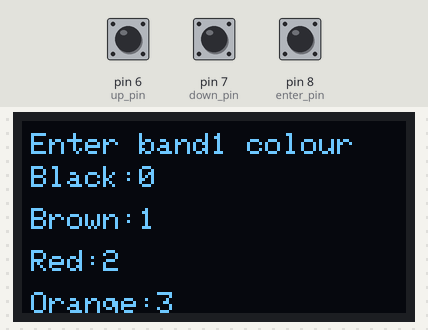
This sketch was run on a simulated Arduino Uno, built with avr-gcc and run on an emulated ATmega328P. Shown: 128×64 one-colour display. The inputs (shaded band) are chosen by the test bench; at power-on: pin 7 (down_pin) HIGH, pin 6 (up_pin) HIGH, pin 8 (enter_pin) HIGH. The display library's start-up logo is not drawn; what the sketch prints to the serial monitor is not drawn.

Above: at 1.7 s.
1.8 s: pin 7 (down_pin) pulled LOW for 1 s
At 4.1 s:
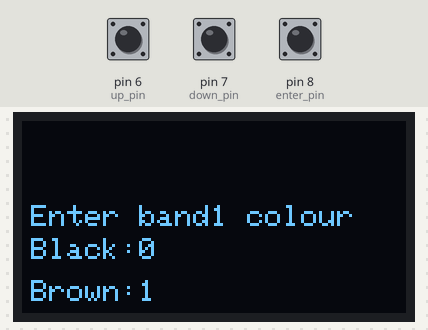
4.3 s: pin 7 (down_pin) pulled LOW for 0.15 s
At 5.8 s:
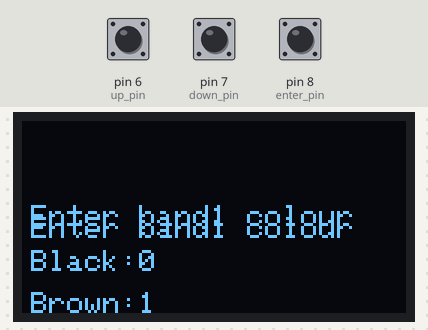
6.6 s: pin 7 (down_pin) pulsed LOW 5 times (0.12 s each, 0.3 s apart)
At 9.2 s:
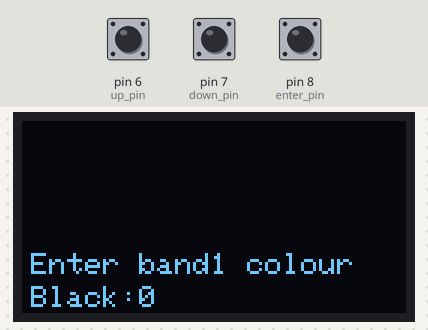
9.9 s: pin 7 (down_pin) pulsed LOW 2 times (0.12 s each, 0.3 s apart)
At 10.7 s:
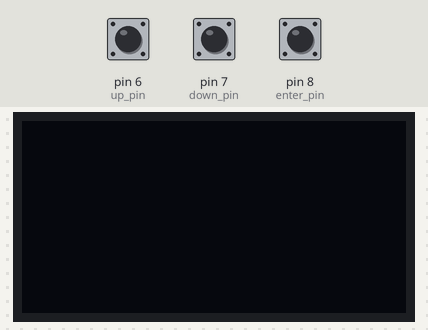
Timing chart, 0 to 12.9 s (numbered marks = the images above; inputs shaded):
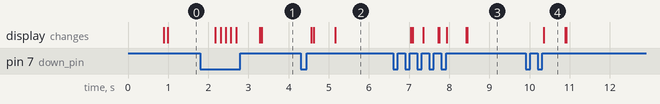

Measured:
- after the input at 1.8 s, the display: first changes after 0.38 s (image 1 shows a later state)
- after the input at 4.3 s, the display: first changes after 0.27 s (image 2 shows a later state)
- after the input at 6.6 s, the display: first changes after 0.44 s (image 3 shows a later state)
- after the input at 9.9 s, the display: changes after 0.45 s (image 4)
- what the display in image 4 shows lasts 0.5 s, from 10.4 s to 10.9 s

The sketch:

Resistor_LCD_unfinished.ino
```cpp
//#include <SPI.h>
#include <Wire.h>
#include <Adafruit_GFX.h>
#include <Adafruit_SSD1306.h>

// Canvas size
const int x = 128;
const int y = 64;
const int reset = -1;
String band1="Enter band1 colour",band2="Enter band2 colour",band3="Enter band3 colour";
// Create display
Adafruit_SSD1306 display(x, y, &Wire, reset);
#define up_pin 6
#define down_pin 7
#define enter_pin 8
int y_axix[]={4,15,29,43,57,71,85,99,113,127,141};
//int val[]={0,1,2,3,4,5,6,7,8,9};
int countn=1,num1,num2,num3,num=0,counterr=0;
String ret;
void setup() {
  Serial.begin(115200);
  pinMode(up_pin,INPUT_PULLUP);
  pinMode(down_pin,INPUT_PULLUP);
  pinMode(enter_pin,INPUT_PULLUP);
  if (!display.begin(SSD1306_SWITCHCAPVCC, 0x3C)) {
    Serial.println(F("SSD1306 allocation failed"));
    for (;;)
      ;  //Don't proceed,loop forever
  }
  display.display();
  delay(500);
  display.clearDisplay();
}
String bandd(){
  if(countn==1){
    ret=band1;
  }
  else if(countn==2){
    ret=band2;
  }
  else if(countn==3){
    ret=band3;
  }
  return ret;
}
/*void Rect(int a,int b,int width,int height){
  display.drawRect(a,b,width,height,WHITE);
  display.display();
}*/
void drawText(String text, int x, int y) {
  if(digitalRead(up_pin)==0 && num>3){delay(100);
    for(int i=0;i<=10;i++){
      y_axix[i]-=4;
    }
    //Serial.println("up_pin state="+String(digitalRead(up_pin)));
    display.clearDisplay();
  }
  else if(digitalRead(down_pin)==0 && num<3){delay(100);
    for(int i=0;i<=10;i++){
      y_axix[i]+=4;
      display.clearDisplay();
    } }
  display.setTextSize(1);       // Normal 1:1 pixel scale
  display.setTextColor(WHITE);  // Draw white text
  display.setCursor(x, y);      // Start at top-left corner
  display.println(text);
  display.display();
}
void sel_band(){
  drawText("Val:"+String(num),67,32);
  if(digitalRead(up_pin)==0 && num!=9){delay(200);
    num++;
    display.clearDisplay();
  }
  else if(digitalRead(down_pin)==0 && num!=0){delay(200);
    num--;
    display.clearDisplay();
    }
  if(digitalRead(enter_pin)==0 && countn==1){delay(200);
    countn++;num1=num;
  }
  else if(digitalRead(enter_pin)==0 && countn==2){delay(200);
    countn++;num2=num;
  }
  else if(digitalRead(enter_pin)==0 && countn==3){delay(200);
    countn++;num3=num;
  }
}
void dis(){
  drawText(bandd(),3,y_axix[0]);
  drawText("Black:0",3,y_axix[1]);
  drawText("Brown:1",3,y_axix[2]);
  drawText("Red:2",3,y_axix[3]);
  drawText("Orange:3",3,y_axix[4]);
  drawText("Yellow:4",3,y_axix[5]);
  drawText("Green:5",3,y_axix[6]);
  drawText("Blue:6",3,y_axix[7]);
  drawText("violet:7",3,y_axix[8]);
  drawText("grey:8",3,y_axix[9]);
  drawText("WHITE:9",3,y_axix[10]);
}
float ans(){
  String join=String(num1)+String(num2);
  float result=join.toInt()*(pow(10,num3));
  return result;
}
void loop() {
  Serial.println("enter_pin val:"+String(digitalRead(enter_pin)));
  Serial.println("up_pin val:"+String(digitalRead(up_pin)));
  Serial.println("down_pin val:"+String(digitalRead(down_pin)));
 delay(300);
 dis();
 if(digitalRead(enter_pin)==0){delay(100);counterr++;
  while(digitalRead(enter_pin)==HIGH && countn<=3){
       dis();
       sel_band();
        }
 }
 if(countn>3){display.clearDisplay();
  while(1){
     drawText("Resistance value:"+String(ans()),5,6);
  }
 }
}
```
